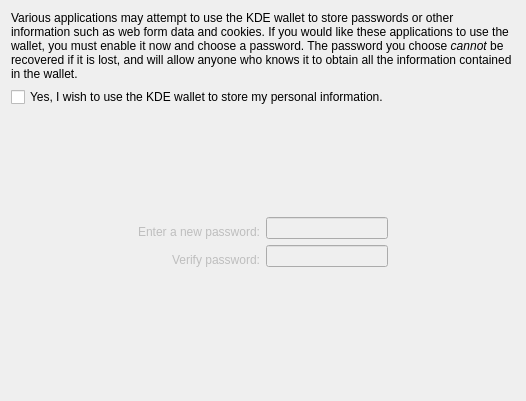
 <ui version="4.0" >
 <class>KWalletWizardPagePassword</class>
 <widget class="QWidget" name="KWalletWizardPagePassword" >
  <property name="geometry" >
   <rect>
    <x>0</x>
    <y>0</y>
    <width>526</width>
    <height>401</height>
   </rect>
  </property>
  <layout class="QGridLayout" >
   <item row="0" column="0" colspan="4" >
    <widget class="QLabel" name="textLabel3" >
     <property name="text" >
      <string>Various applications may attempt to use the KDE wallet to store passwords or other information such as web form data and cookies.  If you would like these applications to use the wallet, you must enable it now and choose a password.  The password you choose &lt;i>cannot&lt;/i> be recovered if it is lost, and will allow anyone who knows it to obtain all the information contained in the wallet.</string>
     </property>
     <property name="textFormat" >
      <enum>Qt::RichText</enum>
     </property>
     <property name="wordWrap" >
      <bool>true</bool>
     </property>
    </widget>
   </item>
   <item row="1" column="0" colspan="4" >
    <widget class="QCheckBox" name="_useWallet" >
     <property name="text" >
      <string>Yes, I wish to use the KDE wallet to store my personal information.</string>
     </property>
    </widget>
   </item>
   <item row="2" column="1" colspan="2" >
    <spacer>
     <property name="orientation" >
      <enum>Qt::Vertical</enum>
     </property>
     <property name="sizeType" >
      <enum>QSizePolicy::Expanding</enum>
     </property>
     <property name="sizeHint" >
      <size>
       <width>21</width>
       <height>51</height>
      </size>
     </property>
    </spacer>
   </item>
   <item row="3" column="0" >
    <spacer>
     <property name="orientation" >
      <enum>Qt::Horizontal</enum>
     </property>
     <property name="sizeType" >
      <enum>QSizePolicy::Expanding</enum>
     </property>
     <property name="sizeHint" >
      <size>
       <width>111</width>
       <height>31</height>
      </size>
     </property>
    </spacer>
   </item>
   <item row="3" column="1" >
    <layout class="QVBoxLayout" >
     <property name="spacing" >
      <number>6</number>
     </property>
     <property name="leftMargin" >
      <number>0</number>
     </property>
     <property name="topMargin" >
      <number>0</number>
     </property>
     <property name="rightMargin" >
      <number>0</number>
     </property>
     <property name="bottomMargin" >
      <number>0</number>
     </property>
     <item>
      <widget class="QLabel" name="textLabel1_3" >
       <property name="enabled" >
        <bool>false</bool>
       </property>
       <property name="text" >
        <string>Enter a new password:</string>
       </property>
       <property name="alignment" >
        <set>Qt::AlignAbsolute|Qt::AlignBottom|Qt::AlignCenter|Qt::AlignHCenter|Qt::AlignHorizontal_Mask|Qt::AlignJustify|Qt::AlignLeading|Qt::AlignLeft|Qt::AlignRight|Qt::AlignTop|Qt::AlignTrailing|Qt::AlignVCenter|Qt::AlignVertical_Mask</set>
       </property>
       <property name="buddy" >
        <cstring>_pass1</cstring>
       </property>
      </widget>
     </item>
     <item>
      <widget class="QLabel" name="textLabel2_3" >
       <property name="enabled" >
        <bool>false</bool>
       </property>
       <property name="text" >
        <string>Verify password:</string>
       </property>
       <property name="alignment" >
        <set>Qt::AlignAbsolute|Qt::AlignBottom|Qt::AlignCenter|Qt::AlignHCenter|Qt::AlignHorizontal_Mask|Qt::AlignJustify|Qt::AlignLeading|Qt::AlignLeft|Qt::AlignRight|Qt::AlignTop|Qt::AlignTrailing|Qt::AlignVCenter|Qt::AlignVertical_Mask</set>
       </property>
       <property name="buddy" >
        <cstring>_pass2</cstring>
       </property>
      </widget>
     </item>
    </layout>
   </item>
   <item row="3" column="2" >
    <layout class="QVBoxLayout" >
     <property name="spacing" >
      <number>6</number>
     </property>
     <property name="leftMargin" >
      <number>0</number>
     </property>
     <property name="topMargin" >
      <number>0</number>
     </property>
     <property name="rightMargin" >
      <number>0</number>
     </property>
     <property name="bottomMargin" >
      <number>0</number>
     </property>
     <item>
      <widget class="QLineEdit" name="_pass1" >
       <property name="enabled" >
        <bool>false</bool>
       </property>
       <property name="echoMode" >
        <enum>QLineEdit::Password</enum>
       </property>
      </widget>
     </item>
     <item>
      <widget class="QLineEdit" name="_pass2" >
       <property name="enabled" >
        <bool>false</bool>
       </property>
       <property name="echoMode" >
        <enum>QLineEdit::Password</enum>
       </property>
      </widget>
     </item>
    </layout>
   </item>
   <item row="3" column="3" >
    <spacer>
     <property name="orientation" >
      <enum>Qt::Horizontal</enum>
     </property>
     <property name="sizeType" >
      <enum>QSizePolicy::Expanding</enum>
     </property>
     <property name="sizeHint" >
      <size>
       <width>101</width>
       <height>21</height>
      </size>
     </property>
    </spacer>
   </item>
   <item row="4" column="1" colspan="2" >
    <spacer>
     <property name="orientation" >
      <enum>Qt::Vertical</enum>
     </property>
     <property name="sizeType" >
      <enum>QSizePolicy::Expanding</enum>
     </property>
     <property name="sizeHint" >
      <size>
       <width>21</width>
       <height>70</height>
      </size>
     </property>
    </spacer>
   </item>
   <item row="5" column="0" colspan="4" >
    <widget class="QLabel" name="_matchLabel" >
     <property name="text" >
      <string/>
     </property>
     <property name="alignment" >
      <set>Qt::AlignAbsolute|Qt::AlignBottom|Qt::AlignCenter|Qt::AlignHCenter|Qt::AlignHorizontal_Mask|Qt::AlignJustify|Qt::AlignLeading|Qt::AlignLeft|Qt::AlignRight|Qt::AlignTop|Qt::AlignTrailing|Qt::AlignVCenter|Qt::AlignVertical_Mask</set>
     </property>
    </widget>
   </item>
  </layout>
 </widget>
 <resources/>
 <connections>
  <connection>
   <sender>_useWallet</sender>
   <signal>toggled(bool)</signal>
   <receiver>textLabel1_3</receiver>
   <slot>setEnabled(bool)</slot>
   <hints>
    <hint type="sourcelabel" >
     <x>108</x>
     <y>119</y>
    </hint>
    <hint type="destinationlabel" >
     <x>217</x>
     <y>226</y>
    </hint>
   </hints>
  </connection>
  <connection>
   <sender>_useWallet</sender>
   <signal>toggled(bool)</signal>
   <receiver>_pass1</receiver>
   <slot>setEnabled(bool)</slot>
   <hints>
    <hint type="sourcelabel" >
     <x>455</x>
     <y>125</y>
    </hint>
    <hint type="destinationlabel" >
     <x>394</x>
     <y>226</y>
    </hint>
   </hints>
  </connection>
  <connection>
   <sender>_useWallet</sender>
   <signal>toggled(bool)</signal>
   <receiver>textLabel2_3</receiver>
   <slot>setEnabled(bool)</slot>
   <hints>
    <hint type="sourcelabel" >
     <x>60</x>
     <y>120</y>
    </hint>
    <hint type="destinationlabel" >
     <x>131</x>
     <y>257</y>
    </hint>
   </hints>
  </connection>
  <connection>
   <sender>_useWallet</sender>
   <signal>toggled(bool)</signal>
   <receiver>_pass2</receiver>
   <slot>setEnabled(bool)</slot>
   <hints>
    <hint type="sourcelabel" >
     <x>487</x>
     <y>124</y>
    </hint>
    <hint type="destinationlabel" >
     <x>371</x>
     <y>257</y>
    </hint>
   </hints>
  </connection>
  <connection>
   <sender>_useWallet</sender>
   <signal>clicked()</signal>
   <receiver>_pass1</receiver>
   <slot>setFocus()</slot>
   <hints>
    <hint type="sourcelabel" >
     <x>259</x>
     <y>119</y>
    </hint>
    <hint type="destinationlabel" >
     <x>269</x>
     <y>237</y>
    </hint>
   </hints>
  </connection>
 </connections>
</ui>
